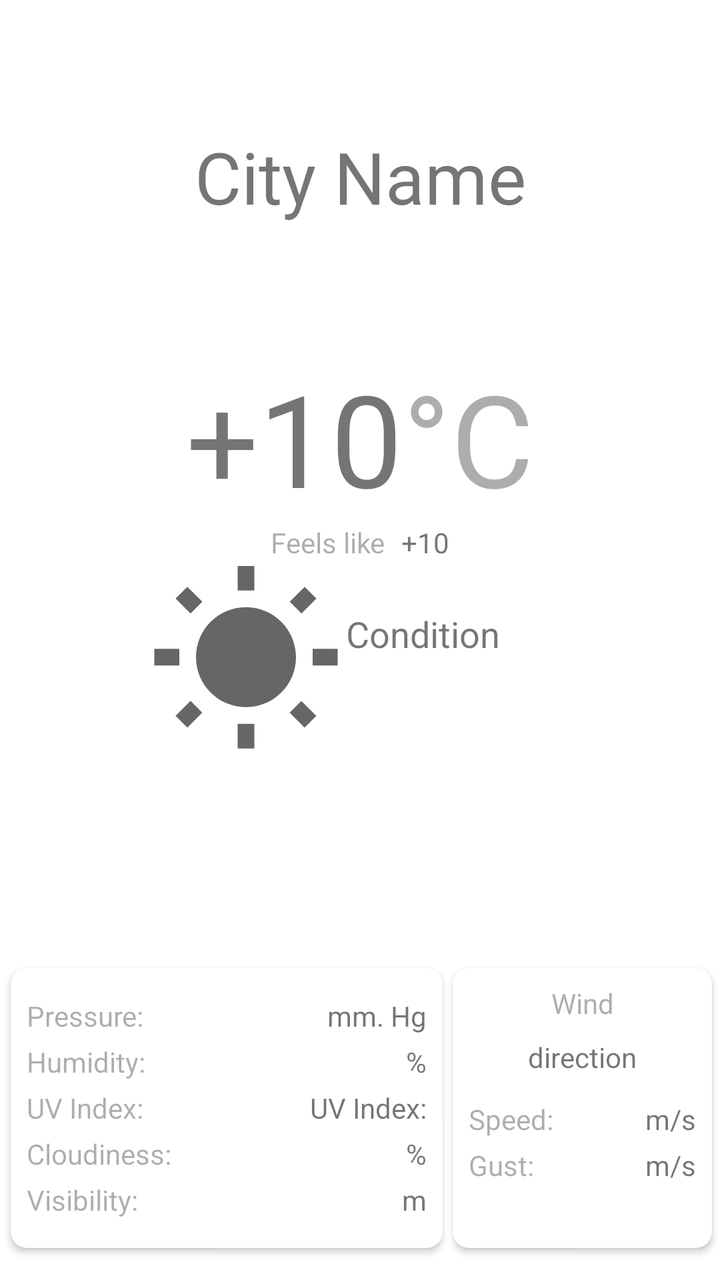
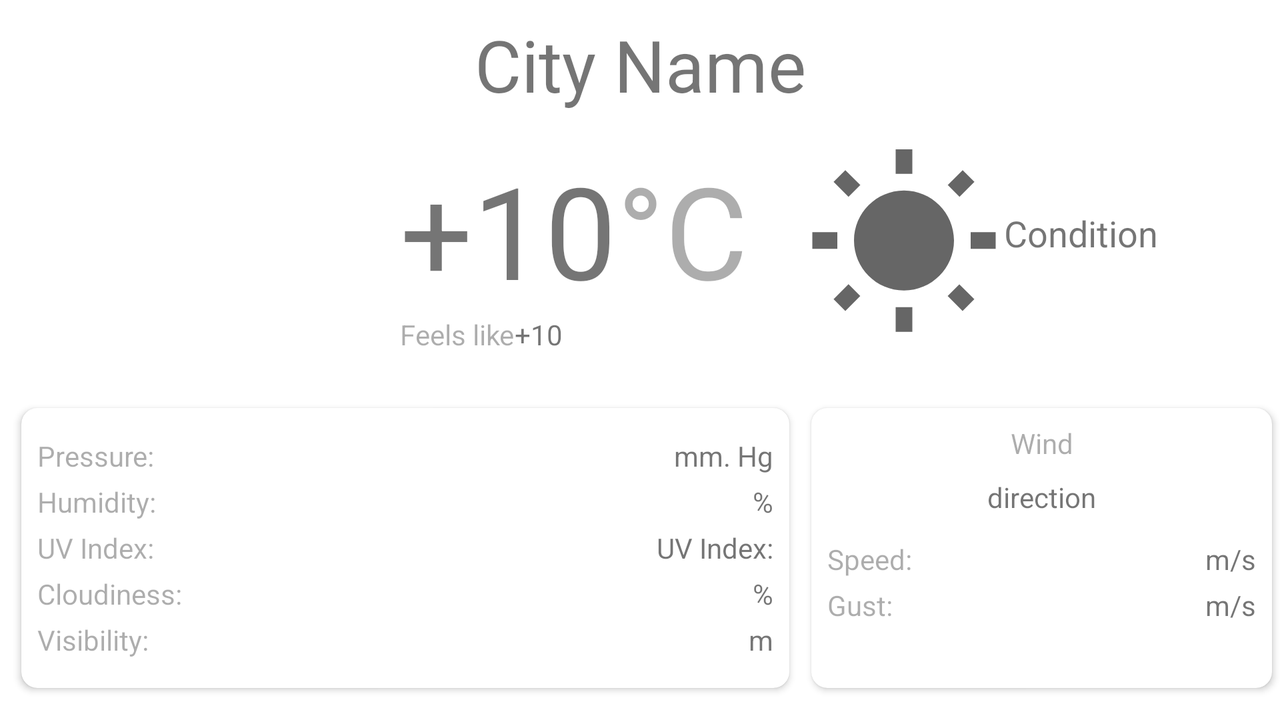

An Android layout and its configuration variant, each rendered on a device that would load it. The default file and the variant file are quoted in full after the pictures.
<!-- AndroidManifest.xml: application theme Theme.DailyMeteo -->
<!-- res/layout/fragment_details.xml -->
<?xml version="1.0" encoding="utf-8"?>
<androidx.constraintlayout.widget.ConstraintLayout xmlns:android="http://schemas.android.com/apk/res/android"
    xmlns:app="http://schemas.android.com/apk/res-auto"
    xmlns:tools="http://schemas.android.com/tools"
    android:focusable="true"
    android:clickable="true"
    android:layout_width="match_parent"
    android:layout_height="match_parent"
    android:background="?colorOnPrimary">

    <androidx.appcompat.widget.AppCompatTextView
        android:id="@+id/city_text_view"
        android:layout_width="wrap_content"
        android:layout_height="wrap_content"
        android:layout_marginTop="@dimen/margin_64"
        android:textSize="@dimen/text_36"
        app:layout_constraintEnd_toEndOf="parent"
        app:layout_constraintStart_toStartOf="parent"
        app:layout_constraintTop_toTopOf="parent"
        tools:text="@string/city_name" />

    <androidx.appcompat.widget.AppCompatTextView
        android:id="@+id/temp_text_view"
        android:layout_width="wrap_content"
        android:layout_height="wrap_content"
        android:layout_marginTop="@dimen/margin_64"
        android:textSize="@dimen/text_64"
        app:layout_constraintEnd_toStartOf="@+id/temp_unit_text_view"
        app:layout_constraintHorizontal_chainStyle="packed"
        app:layout_constraintStart_toStartOf="parent"
        app:layout_constraintTop_toBottomOf="@id/city_text_view"
        tools:text="@string/default_temp" />

    <androidx.appcompat.widget.AppCompatTextView
        android:id="@+id/temp_unit_text_view"
        android:layout_width="wrap_content"
        android:layout_height="wrap_content"
        android:layout_marginTop="@dimen/margin_64"
        android:alpha="@string/alpha_60"
        android:text="@string/temp_unit"
        android:textSize="@dimen/text_64"
        app:layout_constraintEnd_toEndOf="parent"
        app:layout_constraintStart_toEndOf="@+id/temp_text_view"
        app:layout_constraintTop_toBottomOf="@id/city_text_view" />

    <androidx.appcompat.widget.AppCompatTextView
        android:id="@+id/feels_like_text_view"
        android:layout_width="wrap_content"
        android:layout_height="wrap_content"
        android:layout_marginEnd="@dimen/margin_8"
        android:alpha="@string/alpha_60"
        android:text="@string/feels_like"
        app:layout_constraintEnd_toStartOf="@+id/feels_temp_text_view"
        app:layout_constraintHorizontal_chainStyle="packed"
        app:layout_constraintStart_toStartOf="parent"
        app:layout_constraintTop_toBottomOf="@+id/temp_text_view" />

    <androidx.appcompat.widget.AppCompatTextView
        android:id="@+id/feels_temp_text_view"
        android:layout_width="wrap_content"
        android:layout_height="wrap_content"
        app:layout_constraintEnd_toEndOf="parent"
        app:layout_constraintStart_toEndOf="@+id/feels_like_text_view"
        app:layout_constraintTop_toBottomOf="@+id/temp_text_view"
        tools:text="@string/default_temp" />

    <androidx.appcompat.widget.AppCompatImageView
        android:id="@+id/condition_image_view"
        android:layout_width="@dimen/width_100"
        android:layout_height="@dimen/height_100"
        android:layout_marginStart="@dimen/margin_16"
        app:layout_constraintEnd_toStartOf="@id/condition_text_view"
        app:layout_constraintHorizontal_chainStyle="packed"
        app:layout_constraintStart_toStartOf="parent"
        app:layout_constraintTop_toBottomOf="@+id/feels_like_text_view"
        tools:src="@drawable/ic_baseline_wb_sunny_96" />

    <androidx.appcompat.widget.AppCompatTextView
        android:id="@+id/condition_text_view"
        android:layout_width="@dimen/width_130"
        android:layout_height="wrap_content"
        android:layout_marginTop="@dimen/margin_24"
        android:textSize="@dimen/text_18"
        app:layout_constraintEnd_toEndOf="parent"
        app:layout_constraintStart_toEndOf="@id/condition_image_view"
        app:layout_constraintTop_toBottomOf="@id/feels_temp_text_view"
        tools:text="@string/condition" />

    <include
        android:id="@+id/details"
        layout="@layout/fragment_details_item"
        android:layout_width="0dp"
        android:layout_height="140dp"
        android:layout_marginStart="@dimen/margin_4"
        android:layout_marginEnd="@dimen/margin_4"
        android:layout_marginBottom="@dimen/margin_16"
        app:layout_constraintWidth_percent="0.6"
        app:layout_constraintBottom_toBottomOf="parent"
        app:layout_constraintEnd_toStartOf="@+id/wind"
        app:layout_constraintStart_toStartOf="parent" />

    <include
        android:id="@+id/wind"
        layout="@layout/fragment_details_wind_item"
        android:layout_width="0dp"
        android:layout_height="140dp"
        android:layout_marginEnd="@dimen/margin_4"
        android:layout_marginBottom="@dimen/margin_16"
        app:layout_constraintWidth_percent="0.36"
        app:layout_constraintBottom_toBottomOf="parent"
        app:layout_constraintEnd_toEndOf="parent" />

</androidx.constraintlayout.widget.ConstraintLayout>
<!-- res/layout/fragment_details_item.xml (included above) -->
<?xml version="1.0" encoding="utf-8"?>
<androidx.cardview.widget.CardView xmlns:android="http://schemas.android.com/apk/res/android"
    xmlns:app="http://schemas.android.com/apk/res-auto"
    xmlns:tools="http://schemas.android.com/tools"
    android:id="@+id/solar_data_card_view"
    android:layout_width="match_parent"
    android:layout_height="wrap_content"
    app:cardCornerRadius="@dimen/corner_8">

    <androidx.constraintlayout.widget.ConstraintLayout
        android:layout_width="match_parent"
        android:layout_height="wrap_content"
        android:layout_gravity="center"
        android:padding="@dimen/padding_8">

        <androidx.appcompat.widget.AppCompatTextView
            android:id="@+id/pressure_text_view"
            android:layout_width="wrap_content"
            android:layout_height="wrap_content"
            android:alpha="@string/alpha_60"
            android:text="@string/pressure"
            app:layout_constraintStart_toStartOf="parent"
            app:layout_constraintTop_toTopOf="parent" />

        <androidx.appcompat.widget.AppCompatTextView
            android:id="@+id/pressure_val_text_view"
            android:layout_width="wrap_content"
            android:layout_height="wrap_content"
            app:layout_constraintEnd_toEndOf="parent"
            app:layout_constraintTop_toTopOf="parent"
            tools:text="@string/pressure_unit" />

        <androidx.appcompat.widget.AppCompatTextView
            android:id="@+id/humidity_text_view"
            android:layout_width="wrap_content"
            android:layout_height="wrap_content"
            android:layout_marginTop="@dimen/margin_4"
            android:alpha="@string/alpha_60"
            android:text="@string/humidity"
            app:layout_constraintStart_toStartOf="parent"
            app:layout_constraintTop_toBottomOf="@id/pressure_text_view" />

        <androidx.appcompat.widget.AppCompatTextView
            android:id="@+id/humidity_val_text_view"
            android:layout_width="wrap_content"
            android:layout_height="wrap_content"
            android:layout_marginTop="@dimen/margin_4"
            app:layout_constraintEnd_toEndOf="parent"
            app:layout_constraintTop_toBottomOf="@id/pressure_val_text_view"
            tools:text="@string/humidity_unit" />

        <androidx.appcompat.widget.AppCompatTextView
            android:id="@+id/uvi_text_view"
            android:layout_width="wrap_content"
            android:layout_height="wrap_content"
            android:layout_marginTop="@dimen/margin_4"
            android:alpha="@string/alpha_60"
            android:text="@string/uvi"
            app:layout_constraintStart_toStartOf="parent"
            app:layout_constraintTop_toBottomOf="@+id/humidity_text_view" />

        <androidx.appcompat.widget.AppCompatTextView
            android:id="@+id/uvi_val_text_view"
            android:layout_width="wrap_content"
            android:layout_height="wrap_content"
            android:layout_marginTop="@dimen/margin_4"
            app:layout_constraintEnd_toEndOf="parent"
            app:layout_constraintTop_toBottomOf="@+id/humidity_val_text_view"
            tools:text="@string/uvi" />

        <androidx.appcompat.widget.AppCompatTextView
            android:id="@+id/cloudiness_text_view"
            android:layout_width="wrap_content"
            android:layout_height="wrap_content"
            android:layout_marginTop="@dimen/margin_4"
            android:alpha="@string/alpha_60"
            android:text="@string/cloudiness"
            app:layout_constraintStart_toStartOf="parent"
            app:layout_constraintTop_toBottomOf="@+id/uvi_text_view" />

        <androidx.appcompat.widget.AppCompatTextView
            android:id="@+id/cloudiness_val_text_view"
            android:layout_width="wrap_content"
            android:layout_height="wrap_content"
            android:layout_marginTop="@dimen/margin_4"
            app:layout_constraintEnd_toEndOf="parent"
            app:layout_constraintTop_toBottomOf="@+id/uvi_val_text_view"
            tools:text="@string/percent" />

        <androidx.appcompat.widget.AppCompatTextView
            android:id="@+id/visibility_text_view"
            android:layout_width="wrap_content"
            android:layout_height="wrap_content"
            android:layout_marginTop="@dimen/margin_4"
            android:alpha="@string/alpha_60"
            android:text="@string/visibility"
            app:layout_constraintStart_toStartOf="parent"
            app:layout_constraintTop_toBottomOf="@+id/cloudiness_text_view" />

        <androidx.appcompat.widget.AppCompatTextView
            android:id="@+id/visibility_val_text_view"
            android:layout_width="wrap_content"
            android:layout_height="wrap_content"
            android:layout_marginTop="@dimen/margin_4"
            app:layout_constraintEnd_toEndOf="parent"
            app:layout_constraintTop_toBottomOf="@+id/cloudiness_val_text_view"
            tools:text="@string/visibility_unit" />

    </androidx.constraintlayout.widget.ConstraintLayout>
</androidx.cardview.widget.CardView>
<!-- res/layout/fragment_details_wind_item.xml (included above) -->
<?xml version="1.0" encoding="utf-8"?>
<androidx.cardview.widget.CardView xmlns:android="http://schemas.android.com/apk/res/android"
    xmlns:app="http://schemas.android.com/apk/res-auto"
    android:layout_width="wrap_content"
    android:layout_height="wrap_content"
    app:cardCornerRadius="@dimen/corner_8">

    <androidx.constraintlayout.widget.ConstraintLayout
        android:layout_width="match_parent"
        android:layout_height="match_parent"
        android:padding="@dimen/padding_8">

        <androidx.appcompat.widget.AppCompatTextView
            android:id="@+id/wind_title_text_view"
            android:layout_width="wrap_content"
            android:layout_height="wrap_content"
            android:alpha="@string/alpha_60"
            android:text="@string/wind"
            app:layout_constraintEnd_toEndOf="parent"
            app:layout_constraintStart_toStartOf="parent"
            app:layout_constraintTop_toTopOf="parent" />

        <androidx.appcompat.widget.AppCompatTextView
            android:id="@+id/wind_dir_text_view"
            android:layout_width="wrap_content"
            android:layout_height="wrap_content"
            android:layout_gravity="center_horizontal"
            android:layout_marginTop="@dimen/margin_8"
            android:text="@string/dir"
            app:layout_constraintEnd_toEndOf="parent"
            app:layout_constraintStart_toStartOf="parent"
            app:layout_constraintTop_toBottomOf="@+id/wind_title_text_view" />

        <androidx.appcompat.widget.AppCompatImageView
            android:id="@+id/wind_dir_image_view"
            android:layout_width="wrap_content"
            android:layout_height="wrap_content"
            android:layout_gravity="center_horizontal"
            android:layout_marginTop="@dimen/margin_4"
            android:src="@drawable/ic_baseline_navigation_24"
            app:layout_constraintEnd_toEndOf="parent"
            app:layout_constraintStart_toStartOf="parent"
            app:layout_constraintTop_toBottomOf="@+id/wind_dir_text_view" />

        <androidx.appcompat.widget.AppCompatTextView
            android:id="@+id/wind_speed_text_view"
            android:layout_width="wrap_content"
            android:layout_height="wrap_content"
            android:layout_gravity="center_horizontal"
            android:layout_marginTop="@dimen/margin_8"
            android:alpha="@string/alpha_60"
            android:text="@string/speed"
            app:layout_constraintEnd_toStartOf="@id/wind_speed_val_text_view"
            app:layout_constraintHorizontal_chainStyle="spread_inside"
            app:layout_constraintStart_toStartOf="parent"
            app:layout_constraintTop_toBottomOf="@+id/wind_dir_image_view" />

        <androidx.appcompat.widget.AppCompatTextView
            android:id="@+id/wind_speed_val_text_view"
            android:layout_width="wrap_content"
            android:layout_height="wrap_content"
            android:layout_gravity="center_horizontal"
            android:layout_marginTop="@dimen/margin_8"
            android:text="@string/speed_unit"
            app:layout_constraintEnd_toEndOf="parent"
            app:layout_constraintStart_toEndOf="@id/wind_speed_text_view"
            app:layout_constraintTop_toBottomOf="@+id/wind_dir_image_view" />

        <androidx.appcompat.widget.AppCompatTextView
            android:id="@+id/wind_gust_text_view"
            android:layout_width="wrap_content"
            android:layout_height="wrap_content"
            android:layout_gravity="center_horizontal"
            android:layout_marginTop="@dimen/margin_4"
            android:alpha="@string/alpha_60"
            android:text="@string/gust"
            app:layout_constraintEnd_toStartOf="@+id/wind_gust_val_text_view"
            app:layout_constraintHorizontal_bias="0.5"
            app:layout_constraintHorizontal_chainStyle="spread_inside"
            app:layout_constraintStart_toStartOf="parent"
            app:layout_constraintTop_toBottomOf="@+id/wind_speed_text_view" />

        <androidx.appcompat.widget.AppCompatTextView
            android:id="@+id/wind_gust_val_text_view"
            android:layout_width="wrap_content"
            android:layout_height="wrap_content"
            android:layout_gravity="center_horizontal"
            android:layout_marginTop="@dimen/margin_4"
            android:text="@string/speed_unit"
            app:layout_constraintEnd_toEndOf="parent"
            app:layout_constraintHorizontal_bias="0.5"
            app:layout_constraintStart_toEndOf="@+id/wind_gust_text_view"
            app:layout_constraintTop_toBottomOf="@+id/wind_speed_text_view" />

    </androidx.constraintlayout.widget.ConstraintLayout>

</androidx.cardview.widget.CardView>
<!-- resources referenced by this layout -->
<resources>
  <dimen name="corner_8">8dp</dimen>
  <dimen name="height_100">100dp</dimen>
  <dimen name="margin_16">16dp</dimen>
  <dimen name="margin_24">24dp</dimen>
  <dimen name="margin_4">4dp</dimen>
  <dimen name="margin_64">64dp</dimen>
  <dimen name="margin_8">8dp</dimen>
  <dimen name="padding_8">8dp</dimen>
  <dimen name="text_18">18sp</dimen>
  <dimen name="text_36">36sp</dimen>
  <dimen name="text_64">64sp</dimen>
  <dimen name="width_100">100dp</dimen>
  <dimen name="width_130">130dp</dimen>
  <!-- drawable ic_baseline_wb_sunny_96 (drawable) -->
  <vector android:height="96dp" android:tint="?attr/colorControlNormal"
      android:viewportHeight="24" android:viewportWidth="24"
      android:width="96dp" xmlns:android="http://schemas.android.com/apk/res/android">
      <path android:fillColor="@android:color/white" android:pathData="M6.76,4.84l-1.8,-1.79 -1.41,1.41 1.79,1.79 1.42,-1.41zM4,10.5L1,10.5v2h3v-2zM13,0.55h-2L11,3.5h2L13,0.55zM20.45,4.46l-1.41,-1.41 -1.79,1.79 1.41,1.41 1.79,-1.79zM17.24,18.16l1.79,1.8 1.41,-1.41 -1.8,-1.79 -1.4,1.4zM20,10.5v2h3v-2h-3zM12,5.5c-3.31,0 -6,2.69 -6,6s2.69,6 6,6 6,-2.69 6,-6 -2.69,-6 -6,-6zM11,22.45h2L13,19.5h-2v2.95zM3.55,18.54l1.41,1.41 1.79,-1.8 -1.41,-1.41 -1.79,1.8z"/>
  </vector>
  <string name="alpha_60" translatable="false">0.6</string>
  <string name="city_name">City Name</string>
  <string name="cloudiness">Cloudiness:</string>
  <string name="condition">Condition</string>
  <string name="default_temp" translatable="false">+10</string>
  <string name="dir">direction</string>
  <string name="feels_like">Feels like</string>
  <string name="gust">Gust:</string>
  <string name="humidity">Humidity:</string>
  <string name="humidity_unit" translatable="false">%</string>
  <string name="percent" translatable="false">%</string>
  <string name="pressure">Pressure:</string>
  <string name="pressure_unit">mm. Hg</string>
  <string name="speed">Speed:</string>
  <string name="speed_unit">m/s</string>
  <string name="temp_unit" translatable="false">°C</string>
  <string name="uvi">UV Index:</string>
  <string name="visibility">Visibility:</string>
  <string name="visibility_unit">m</string>
  <string name="wind">Wind</string>
  <style name="Theme.DailyMeteo" parent="Theme.MaterialComponents.DayNight.NoActionBar">
          
          <item name="colorPrimary">@color/purple_500</item>
          <item name="colorPrimaryVariant">@color/purple_700</item>
          <item name="colorOnPrimary">@color/white</item>
          
          <item name="colorSecondary">@color/teal_200</item>
          <item name="colorSecondaryVariant">@color/teal_700</item>
          <item name="colorOnSecondary">@color/black</item>
          
          <item name="android:statusBarColor" tools:targetApi="l">?attr/colorPrimaryVariant</item>
          
      </style>
  <color name="white">#FFFFFFFF</color>
  <color name="black">#FF000000</color>
</resources>
<!-- res/layout-land/fragment_details.xml (the repository's variant of the layout above) -->
<!-- drawn on the phone turned sideways -->
<?xml version="1.0" encoding="utf-8"?>
<androidx.constraintlayout.widget.ConstraintLayout xmlns:android="http://schemas.android.com/apk/res/android"
    xmlns:app="http://schemas.android.com/apk/res-auto"
    xmlns:tools="http://schemas.android.com/tools"
    android:focusable="true"
    android:clickable="true"
    android:layout_width="match_parent"
    android:layout_height="match_parent"
    android:background="?colorOnPrimary">

    <androidx.appcompat.widget.AppCompatTextView
        android:id="@+id/city_text_view"
        android:layout_width="wrap_content"
        android:layout_height="wrap_content"
        android:layout_marginTop="@dimen/margin_8"
        android:textSize="@dimen/text_36"
        app:layout_constraintEnd_toEndOf="parent"
        app:layout_constraintStart_toStartOf="parent"
        app:layout_constraintTop_toTopOf="parent"
        tools:text="@string/city_name" />

    <androidx.appcompat.widget.AppCompatTextView
        android:id="@+id/temp_text_view"
        android:layout_width="wrap_content"
        android:layout_height="wrap_content"
        android:layout_marginTop="@dimen/margin_16"
        android:layout_marginStart="@dimen/margin_200"
        android:textSize="@dimen/text_64"
        app:layout_constraintEnd_toStartOf="@+id/temp_unit_text_view"
        app:layout_constraintHorizontal_chainStyle="packed"
        app:layout_constraintStart_toStartOf="parent"
        app:layout_constraintTop_toBottomOf="@id/city_text_view"
        tools:text="@string/default_temp" />

    <androidx.appcompat.widget.AppCompatTextView
        android:id="@+id/temp_unit_text_view"
        android:layout_width="wrap_content"
        android:layout_height="wrap_content"
        android:layout_marginTop="@dimen/margin_16"
        android:alpha="@string/alpha_60"
        android:text="@string/temp_unit"
        android:textSize="@dimen/text_64"
        app:layout_constraintStart_toEndOf="@+id/temp_text_view"
        app:layout_constraintTop_toBottomOf="@id/city_text_view" />

    <androidx.appcompat.widget.AppCompatTextView
        android:id="@+id/feels_like_text_view"
        android:layout_width="wrap_content"
        android:layout_height="wrap_content"
        android:layout_marginEnd="@dimen/margin_8"
        android:layout_marginStart="@dimen/margin_200"
        android:alpha="@string/alpha_60"
        android:text="@string/feels_like"
        app:layout_constraintEnd_toStartOf="@+id/feels_temp_text_view"
        app:layout_constraintHorizontal_chainStyle="packed"
        app:layout_constraintStart_toStartOf="parent"
        app:layout_constraintTop_toBottomOf="@+id/temp_text_view" />

    <androidx.appcompat.widget.AppCompatTextView
        android:id="@+id/feels_temp_text_view"
        android:layout_width="wrap_content"
        android:layout_height="wrap_content"
        app:layout_constraintStart_toEndOf="@+id/feels_like_text_view"
        app:layout_constraintTop_toBottomOf="@+id/temp_text_view"
        tools:text="@string/default_temp" />

    <androidx.appcompat.widget.AppCompatImageView
        android:id="@+id/condition_image_view"
        android:layout_width="@dimen/width_100"
        android:layout_height="@dimen/height_100"
        android:layout_marginStart="@dimen/margin_28"
        android:layout_marginTop="@dimen/margin_16"
        app:layout_constraintStart_toEndOf="@+id/temp_unit_text_view"
        app:layout_constraintTop_toBottomOf="@+id/city_text_view"
        tools:src="@drawable/ic_baseline_wb_sunny_96" />

    <androidx.appcompat.widget.AppCompatTextView
        android:id="@+id/condition_text_view"
        android:layout_width="@dimen/width_130"
        android:layout_height="wrap_content"
        android:layout_marginTop="@dimen/margin_48"
        android:textSize="@dimen/text_18"
        app:layout_constraintStart_toEndOf="@+id/condition_image_view"
        app:layout_constraintTop_toBottomOf="@+id/city_text_view"
        tools:text="@string/condition" />

    <include
        android:id="@+id/details"
        layout="@layout/fragment_details_item"
        android:layout_width="0dp"
        android:layout_height="140dp"
        android:layout_marginStart="@dimen/margin_4"
        android:layout_marginEnd="@dimen/margin_4"
        android:layout_marginBottom="@dimen/margin_16"
        app:layout_constraintWidth_percent="0.6"
        app:layout_constraintBottom_toBottomOf="parent"
        app:layout_constraintEnd_toStartOf="@+id/wind"
        app:layout_constraintStart_toStartOf="parent" />

    <include
        android:id="@+id/wind"
        layout="@layout/fragment_details_wind_item"
        android:layout_width="0dp"
        android:layout_height="140dp"
        android:layout_marginEnd="@dimen/margin_4"
        android:layout_marginBottom="@dimen/margin_16"
        app:layout_constraintWidth_percent="0.36"
        app:layout_constraintBottom_toBottomOf="parent"
        app:layout_constraintEnd_toEndOf="parent" />

</androidx.constraintlayout.widget.ConstraintLayout>
<!-- resources referenced by the variant -->
<!-- as the phone turned sideways resolves them -->
<resources>
  <dimen name="corner_8">8dp</dimen>
  <dimen name="height_100">100dp</dimen>
  <dimen name="margin_16">16dp</dimen>
  <dimen name="margin_200">200dp</dimen>
  <dimen name="margin_28">28dp</dimen>
  <dimen name="margin_4">4dp</dimen>
  <dimen name="margin_48">48dp</dimen>
  <dimen name="margin_8">8dp</dimen>
  <dimen name="padding_8">8dp</dimen>
  <dimen name="text_18">18sp</dimen>
  <dimen name="text_36">36sp</dimen>
  <dimen name="text_64">64sp</dimen>
  <dimen name="width_100">100dp</dimen>
  <dimen name="width_130">130dp</dimen>
  <!-- drawable ic_baseline_wb_sunny_96 (drawable) -->
  <vector android:height="96dp" android:tint="?attr/colorControlNormal"
      android:viewportHeight="24" android:viewportWidth="24"
      android:width="96dp" xmlns:android="http://schemas.android.com/apk/res/android">
      <path android:fillColor="@android:color/white" android:pathData="M6.76,4.84l-1.8,-1.79 -1.41,1.41 1.79,1.79 1.42,-1.41zM4,10.5L1,10.5v2h3v-2zM13,0.55h-2L11,3.5h2L13,0.55zM20.45,4.46l-1.41,-1.41 -1.79,1.79 1.41,1.41 1.79,-1.79zM17.24,18.16l1.79,1.8 1.41,-1.41 -1.8,-1.79 -1.4,1.4zM20,10.5v2h3v-2h-3zM12,5.5c-3.31,0 -6,2.69 -6,6s2.69,6 6,6 6,-2.69 6,-6 -2.69,-6 -6,-6zM11,22.45h2L13,19.5h-2v2.95zM3.55,18.54l1.41,1.41 1.79,-1.8 -1.41,-1.41 -1.79,1.8z"/>
  </vector>
  <string name="alpha_60" translatable="false">0.6</string>
  <string name="city_name">City Name</string>
  <string name="cloudiness">Cloudiness:</string>
  <string name="condition">Condition</string>
  <string name="default_temp" translatable="false">+10</string>
  <string name="dir">direction</string>
  <string name="feels_like">Feels like</string>
  <string name="gust">Gust:</string>
  <string name="humidity">Humidity:</string>
  <string name="humidity_unit" translatable="false">%</string>
  <string name="percent" translatable="false">%</string>
  <string name="pressure">Pressure:</string>
  <string name="pressure_unit">mm. Hg</string>
  <string name="speed">Speed:</string>
  <string name="speed_unit">m/s</string>
  <string name="temp_unit" translatable="false">°C</string>
  <string name="uvi">UV Index:</string>
  <string name="visibility">Visibility:</string>
  <string name="visibility_unit">m</string>
  <string name="wind">Wind</string>
  <style name="Theme.DailyMeteo" parent="Theme.MaterialComponents.DayNight.NoActionBar">
          
          <item name="colorPrimary">@color/purple_500</item>
          <item name="colorPrimaryVariant">@color/purple_700</item>
          <item name="colorOnPrimary">@color/white</item>
          
          <item name="colorSecondary">@color/teal_200</item>
          <item name="colorSecondaryVariant">@color/teal_700</item>
          <item name="colorOnSecondary">@color/black</item>
          
          <item name="android:statusBarColor" tools:targetApi="l">?attr/colorPrimaryVariant</item>
          
      </style>
  <color name="white">#FFFFFFFF</color>
  <color name="black">#FF000000</color>
</resources>
